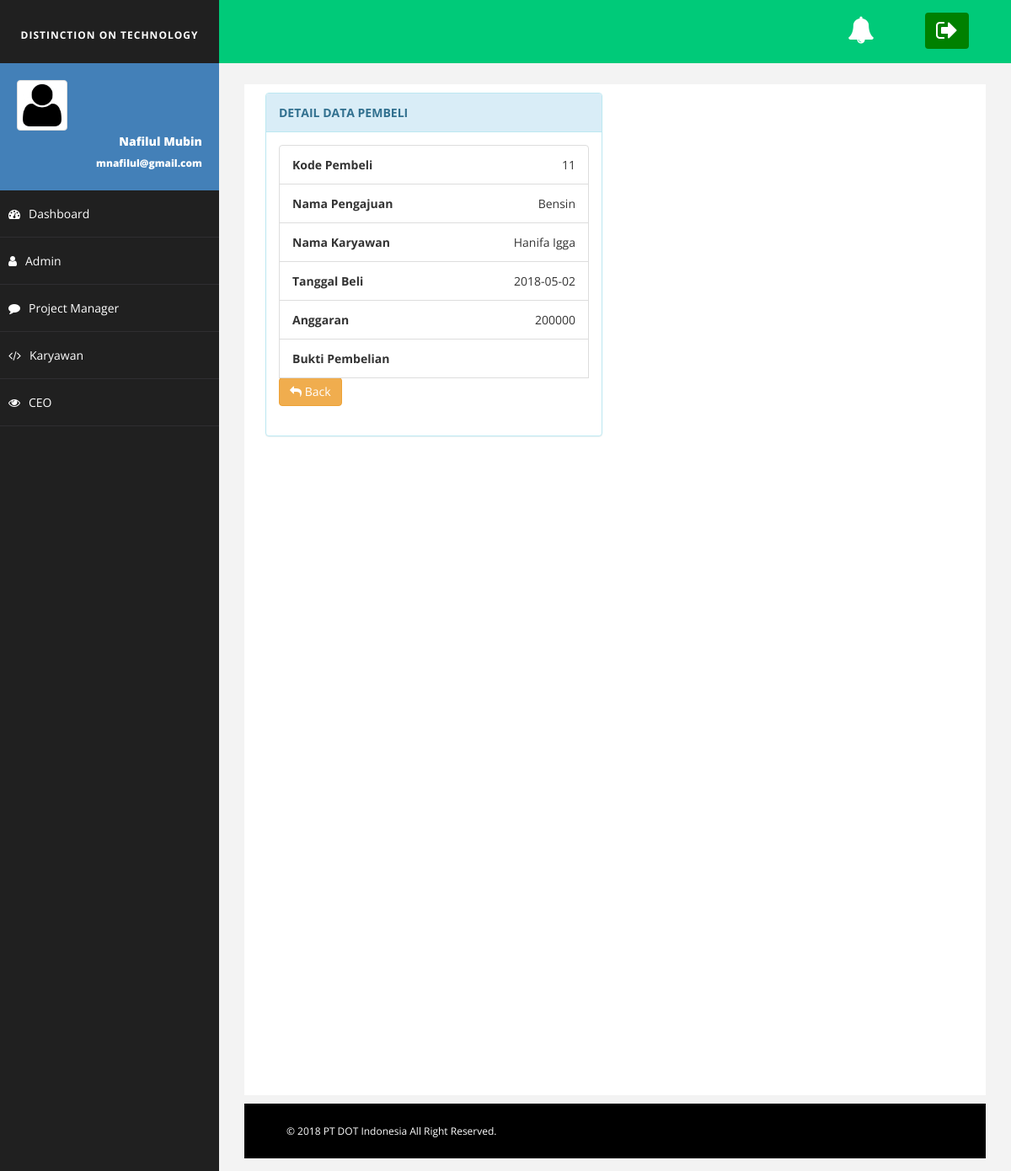
The page /?page=pembeli_detailuser&id=11 on the database its author committed.
### tables this page shows
CREATE TABLE `pembeli` (
  `id_pembeli` varchar(20) NOT NULL,
  `id_pengajuan` varchar(20) NOT NULL,
  `id_karyawan` varchar(20) NOT NULL,
  `tgl_beli` date NOT NULL,
  `anggaran` int(20) NOT NULL,
  `attachment` varchar(250) NOT NULL
);

CREATE TABLE `pengajuan` (
  `id_pengajuan` varchar(20) NOT NULL,
  `id_karyawan` varchar(20) NOT NULL,
  `id_rab` varchar(20) NOT NULL,
  `nama_pengajuan` varchar(25) NOT NULL,
  `biaya` int(20) NOT NULL,
  `alasan` varchar(50) NOT NULL,
  `tgl_pengajuan` date NOT NULL,
  `status_pengajuan` varchar(25) NOT NULL
);

CREATE TABLE `karyawan` (
  `id_karyawan` varchar(20) NOT NULL,
  `nama_karyawan` varchar(50) NOT NULL,
  `tempat_lahir` varchar(20) NOT NULL,
  `tanggal_lahir` date NOT NULL,
  `jenis_kelamin` enum('Laki-laki','Perempuan') NOT NULL,
  `no_hp` varchar(20) NOT NULL,
  `alamat` varchar(100) NOT NULL,
  `email` varchar(50) NOT NULL,
  `id_jabatan` varchar(20) NOT NULL,
  `id_tunjangan` varchar(20) NOT NULL,
  `pendidikan` varchar(20) NOT NULL,
  `tanggal_mulai_kerja` date NOT NULL,
  `status_menikah` enum('Menikah','Belum Menikah') NOT NULL,
  `username` varchar(20) NOT NULL,
  `password` varchar(255) NOT NULL,
  `id_role` varchar(20) NOT NULL,
  `created_at` datetime NOT NULL
);

### index.php (called while the page is built, shortened)
<?php
include 'header.php';
include 'content.php';
include 'footer.php';
?>

### View/pembeli_detailuser.php (the view, shortened to what this page needs)
<?php
$id_pembeli = $_GET['id'];
$result = mysqli_query($koneksi, "SELECT pembeli.*, pengajuan.nama_pengajuan, karyawan.nama_karyawan FROM pembeli join pengajuan on pengajuan.id_pengajuan = pembeli.id_pengajuan join karyawan on karyawan.id_karyawan=pembeli.id_karyawan WHERE id_pembeli='$id_pembeli' ");
$data = mysqli_fetch_array($result);
?>
<div class="col-md-6 col-sm-6 col-xs-12">
    <div class="panel panel-info">
        <div class="panel-heading">
           <b>DETAIL DATA PEMBELI</b>
        </div>
    <div class="panel-body">
        <ul class="list-group list-group-unbordered">
            <li class="list-group-item">
                <b>Kode Pembeli </b> <span class="pull-right"><?php echo $data['id_pembeli']; ?></span>
            </li>
            <li class="list-group-item">
                <b>Nama Pengajuan</b> <span class="pull-right"><?php echo $data['nama_pengajuan']; ?></span>
            </li>
            <li class="list-group-item">
                <b>Nama Karyawan</b> <span class="pull-right"><?php echo $data['nama_karyawan']; ?></span>
            </li>
            <li class="list-group-item">
                <b>Tanggal Beli</b> <span class="pull-right"><?php echo $data['tgl_beli']; ?></span>
            </li>
            <li class="list-group-item">
                <b>Anggaran</b> <span class="pull-right"><?php echo $data['anggaran']; ?></span>
            </li>
            <li class="list-group-item">
                <b>Bukti Pembelian</b> <span class="pull-right"><a href="images/<?php echo $data['attachment']; ?>" target="blank"><?php echo $data['attachment']; ?></a></span>
            </li>
            <a onclick="window.history.back();return false;" class="btn btn-warning"><i class="fa fa-reply"></i> Back</a>
        </ul>
    </div>
	</div>
</div>

### assets/css/images.css (style rules this page uses)
body { font-family: 'open sans'; overflow-x: hidden; }

### assets/css/barang.css (style rules this page uses)
body { background: #f1f1f1; }

### assets/css/basic.css (style rules this page uses)
body { font-family: 'Open Sans', sans-serif; line-height:25px; }

### rows shown on the page
pembeli: id_pembeli "11", id_pengajuan.nama_pengajuan "Bensin", id_karyawan.nama_karyawan "Hanifa Igga", tgl_beli "2018-05-02", anggaran "200000"
